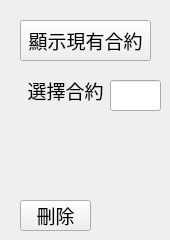
    <widget class="QWidget" name="tab_3">
     <attribute name="title">
      <string>頁面</string>
     </attribute>
     <widget class="QLabel" name="label_21">
      <property name="geometry">
       <rect>
        <x>20</x>
        <y>80</y>
        <width>91</width>
        <height>21</height>
       </rect>
      </property>
      <property name="font">
       <font>
        <family>微軟正黑體</family>
        <pointsize>14</pointsize>
       </font>
      </property>
      <property name="text">
       <string>選擇合約</string>
      </property>
      <property name="alignment">
       <set>Qt::AlignCenter</set>
      </property>
     </widget>
     <widget class="QPushButton" name="pushButton_3">
      <property name="geometry">
       <rect>
        <x>20</x>
        <y>20</y>
        <width>131</width>
        <height>41</height>
       </rect>
      </property>
      <property name="font">
       <font>
        <pointsize>14</pointsize>
       </font>
      </property>
      <property name="text">
       <string>顯示現有合約</string>
      </property>
     </widget>
     <widget class="QLineEdit" name="lineEdit_9">
      <property name="geometry">
       <rect>
        <x>110</x>
        <y>80</y>
        <width>51</width>
        <height>31</height>
       </rect>
      </property>
      <property name="font">
       <font>
        <pointsize>12</pointsize>
       </font>
      </property>
     </widget>
     <widget class="QPushButton" name="pushButton_6">
      <property name="geometry">
       <rect>
        <x>20</x>
        <y>200</y>
        <width>71</width>
        <height>31</height>
       </rect>
      </property>
      <property name="font">
       <font>
        <family>微軟正黑體</family>
        <pointsize>14</pointsize>
       </font>
      </property>
      <property name="cursor">
       <cursorShape>PointingHandCursor</cursorShape>
      </property>
      <property name="text">
       <string>刪除</string>
      </property>
     </widget>
    </widget>
